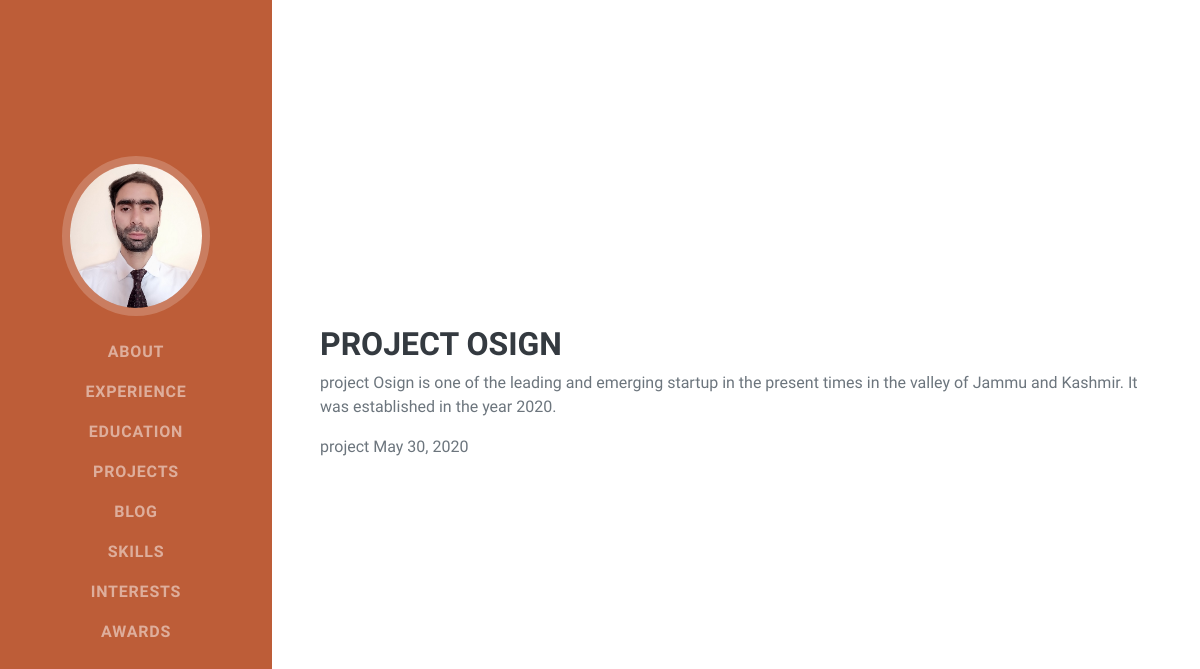
The page /blog/1 on the database its author committed.
### blog/models.py (models this page shows, shortened)
class Blog(models.Model):
    title = models.CharField(max_length=50)
    description = models.CharField(max_length=250)
    date = models.DateField()

### blog/views.py (the view)
# urls.py: path('<int:blog_id>', views.blog_detail, name='blog_detail'),
def blog_detail(request, blog_id):
    blo = get_object_or_404(Blog, id=blog_id)
    context= {
        'blo':blo
    }
    return render(request, 'blog/blog_detail.html', context)

### blog/templates/blog/blog_detail.html (shortened to what this page needs)
 <!DOCTYPE html>
    {% load static %}
    <html lang="en">
    <head>
        <link href="{% static 'css/styles.css' %}" rel="stylesheet" />
    </head>
    <body id="page-top">
        <nav class="navbar navbar-expand-lg navbar-dark bg-primary fixed-top" id="sideNav">
            <a class="navbar-brand js-scroll-trigger" href="#page-top"
                ><span class="d-block d-lg-none">Owais Shabir</span><span class="d-none d-lg-block"><img class="img-fluid img-profile rounded-circle mx-auto mb-2" src="{% static 'img/profile.jpg' %}" alt="" /></span></a
            >
            <div class="collapse navbar-collapse" id="navbarSupportedContent">
                <ul class="navbar-nav">
                    <li class="nav-item"><a class="nav-link js-scroll-trigger" href="#about">About</a></li>
                    <li class="nav-item"><a class="nav-link js-scroll-trigger" href="#experience">Experience</a></li>
                    <li class="nav-item"><a class="nav-link js-scroll-trigger" href="#education">Education</a></li>
                    <li class="nav-item"><a class="nav-link js-scroll-trigger" href="#Projects">Projects</a></li>
                    <li class="nav-item"><a class="nav-link js-scroll-trigger" href="#Blog">Blog</a></li>
                    <li class="nav-item"><a class="nav-link js-scroll-trigger" href="#skills">Skills</a></li>
                    <li class="nav-item"><a class="nav-link js-scroll-trigger" href="#interests">Interests</a></li>
                    <li class="nav-item"><a class="nav-link js-scroll-trigger" href="#awards">Awards</a></li>
                </ul>
            </div>
        </nav>
        <section class="resume-section" id="interests">
            <div class="resume-section-content">
                    <h3> project {{ blo.title }}</h3>
                    <p>project {{ blo.description }}</p>
                    <p>project {{ blo.date }}</p>
            </div>
        </section>
    </body>
    </html></h1>
</body>
</html>

### rows shown on the page
Blog: title "OSIGN", description "Osign is one of the leading and emerging startup in the present times in the valley of Jammu and Kashmir. It was established in the year 2020.", date "May 30, 2020"
